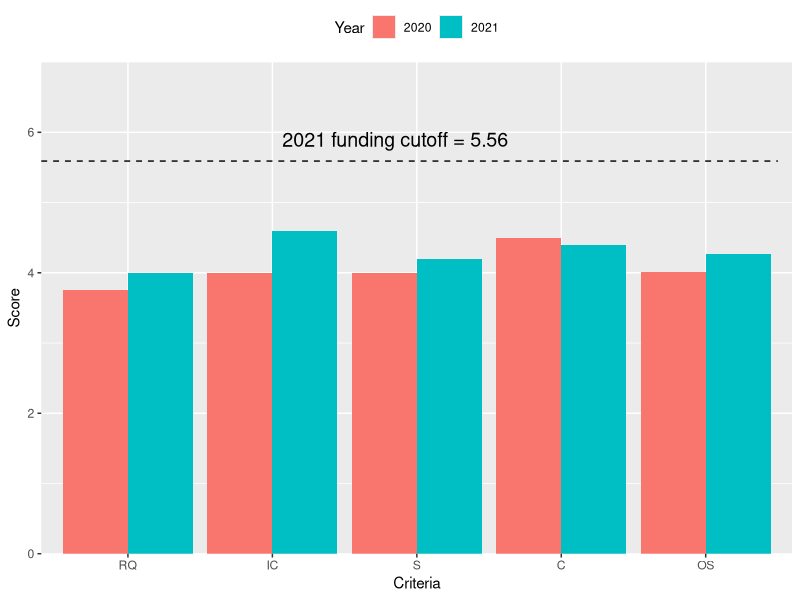
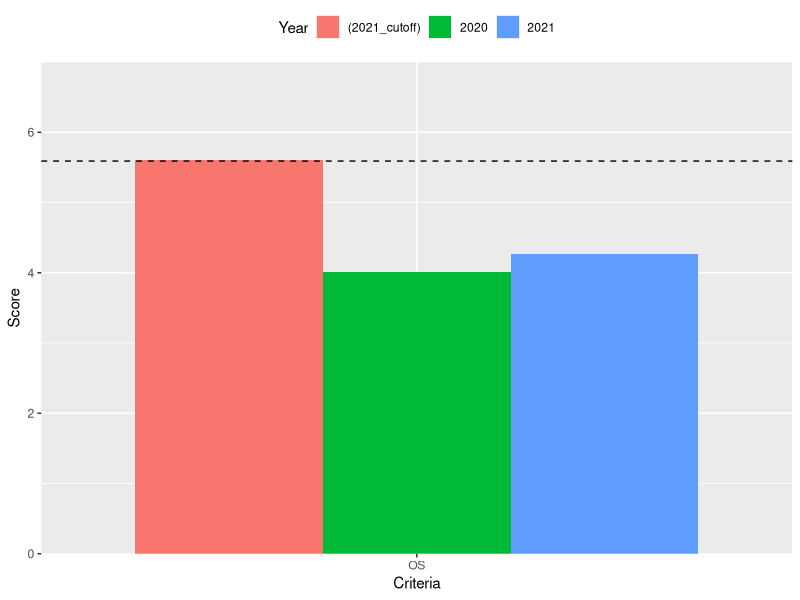

The R source for these figures, in order:
## Loading libraries and start code ----

library(tidyverse)

## Read .csv file
library(readr)
nhmrc <- read_csv("data/NHMRC_scoring_history2.csv", 
                  col_types = cols(Score = col_number()))
View(nhmrc)

## Create grouped (dodged) bar graph ----
## We have 2 categorical variables (Year, Criteria) and one numeric variable (Score)
## One categorical variable will be plotted on the x-axis (x=Category)
## The other categorical variable will be displayed using the "fill" argument (fill=Year))

nhmrc  %>% 
  filter(Year %in% c("2020", "2021")) %>%
  filter(Criteria %in% c("RQ", "IC", "S", "C", "OS")) %>%
  ggplot(aes(x=Criteria, y=Score, fill=Year)) +
  scale_x_discrete(limits = c("RQ", "IC", "S", "C", "OS")) +
  geom_bar(stat="identity", position="dodge") +
  scale_y_continuous(expand = c(0, 0), limits = c(0, 7)) +
  theme(legend.position="top") +
  annotate(geom = "segment", x = 0.4, xend = 5.5, y = 5.59, yend = 5.59, colour = "#060606", linetype=2) +
  annotate("text", x = c(2.85), y = c(5.9), 
           label = "2021 funding cutoff = 5.56" , color="black", 
           size=5, angle=0) +
  ylab("Score")


nhmrc  %>% 
  filter(Year %in% c("2020", "2021", "(2021_cutoff)")) %>%
  filter(Criteria %in% c("OS")) %>%
  ggplot( aes(x=Criteria, y=Score, fill=Year)) +
  scale_x_discrete(limits = c("OS")) +
  geom_bar(stat="identity", position="dodge") +
  scale_y_continuous(expand = c(0, 0), limits = c(0, 7)) +
  theme(legend.position="top") +
  annotate(geom = "segment", x = 0.4, xend = 1.6, y = 5.59, yend = 5.59, colour = "#060606", linetype=2) 
  ylab("Score")

